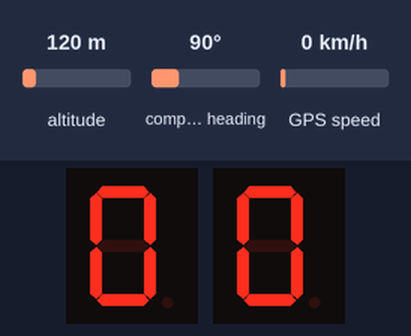
Simulated run of this sketch. Board: Arduino Uno, built with avr-gcc and run on an emulated ATmega328P. Parts: 2 × 1-digit seven-segment display. The inputs (shaded band) are chosen by the test bench; at power-on: GPS speed 0 km/h, altitude 120 m, compass heading 90°. The GPS gets a fix after 3 s at 37.7749, -122.4194 with 8 satellites.

Above: at 3.6 s.
3.7 s: GPS speed set to 2 km/h
At 5.2 s:
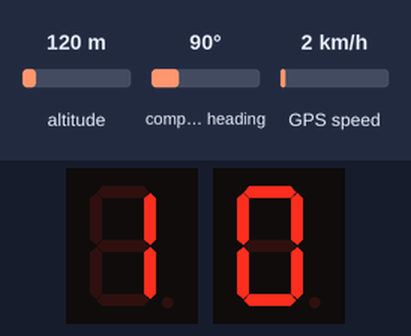
5.5 s: GPS speed set to 30 km/h
At 6.8 s:
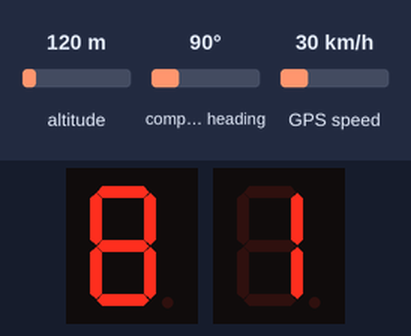
7.5 s: GPS speed set to 60 km/h
At 8.4 s:
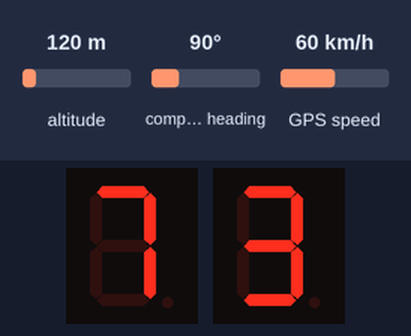
Timing chart, 0 to 10.5 s (numbered marks = the images above; inputs shaded):
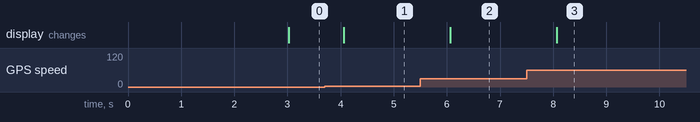

Measured:
- after the input at 3.7 s, the display: changes after 0.36 s (image 1)
- after the input at 5.5 s, the display: changes after 0.56 s (image 2)
- after the input at 7.5 s, the display: changes after 0.57 s (image 3)

The sketch:

speedometer.ino
```cpp
// this section adds the required libraries to the sketch
#include <SevSeg.h>
#include <SoftwareSerial.h>
#include <TinyGPS++.h>
// set recieve and transmit pins for GPS module
SoftwareSerial connection(10,11); //recieve-10 & transmit-11
// creates GPS object to handle the data from the gps module
TinyGPSPlus gps;
// creates two seperate 7-segment objects, one object handling the tens and the other handling the ones
// two are created as the SevSeg library is written to handle single or quad digit displays
SevSeg onesDisp;
SevSeg tensDisp;
bool sigFound = false;

void setup() {
  // sets up both displays
  byte displayConfig = COMMON_CATHODE; // sets the display type to common cathode
  byte numDig = 1; // tells the sevseg object how many digits it will be handling
  byte digitPins[] = {}; // set to an empty array as the object only controls a single digit
  // pin number format {A, B, C, D, E, F, G, DP} each letter relates to the segment on the display
  byte onesPins[] = {3,2,9,8,7,6,5,4}; // pin numbers for ones display
  byte tensPins[] = {19,18,17,16,15,14,12,13}; // pin numbers for tens display
  bool resistorsOnSeg = true; // tells the sevseg object each segment has an independent resistor
  // use of the previously defined variables to give information regarding each sevseg object
  // some variables can be used for both objects as they do not vary between the two
  onesDisp.begin(displayConfig, numDig, digitPins, onesPins, resistorsOnSeg);
  tensDisp.begin(displayConfig, numDig, digitPins, tensPins, resistorsOnSeg);
  // creates a serial connection between the board and the computer(only valid when the board is connected to a PC)
  Serial.begin(9600);
  // creates a serial connection based on the software serial object
  // starts the connection between the board and the GPS module
  connection.begin(9600);
}

void loop() {
  if(sigFound == false){
    setDisp(88);
  }
  while(connection.available()){
    gps.encode(connection.read()); // the data recieved over the serial connection is handled by the TinyGPS library
    if(sigFound == false){
      sigFound = true;
    }
    break; // allows check each time data is sent, it was getting stuck in this loop
  }
  // loop checks if location is updated, if true then it changes the values on the display
  // if the speed doesn't change, there is no need to set the displays differently
  if(gps.location.isUpdated()){
    int travelRate = gps.speed.mph(); // prints the value to connected laptop, allows for debugging
    setDisp(travelRate); // passes the speed to the function setDisp
  }
}

void setDisp(int travelRate) {
  // using % 10 returns remainder of travelRate/10
  int ones = travelRate % 10;
  int tens = (travelRate/10) % 10;
  // sets the new values on the displays
  onesDisp.setNumber(ones);
  tensDisp.setNumber(tens);
  onesDisp.refreshDisplay();
  tensDisp.refreshDisplay();
}
```
